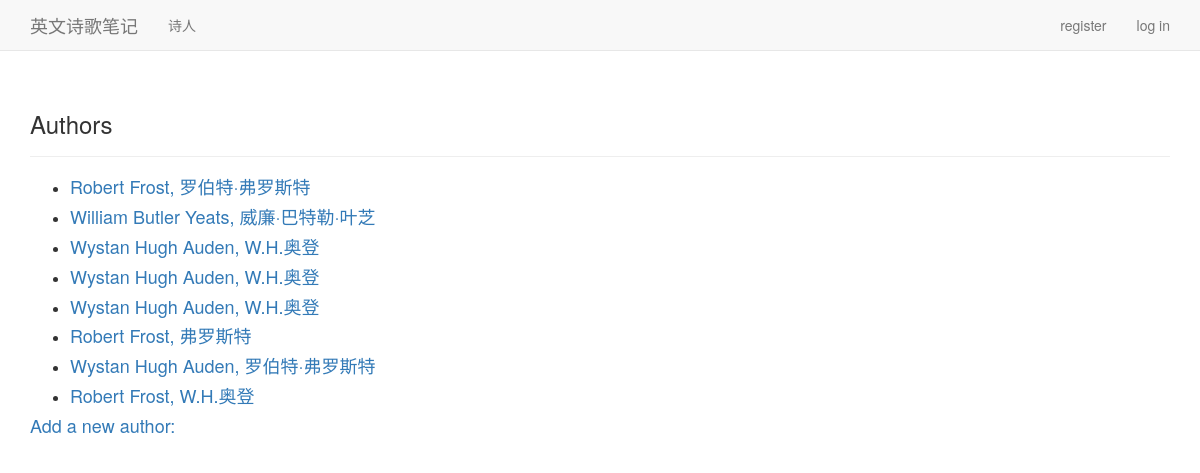
Screenshot of /authors/ with the database file from the repository.
### poems/models.py (models this page shows)
class Author(models.Model):
    name_en = models.CharField(max_length=100)
    name_zh = models.CharField(max_length=100)
    date_added = models.DateTimeField(auto_now_add=True)
    owner = models.ForeignKey(User, on_delete=models.PROTECT)
    def __str__(self):
        return self.name_en + ', ' + self.name_zh

### poems/views.py (the view)
# urls.py: path('authors/', views.authors, name='authors'),
def authors(request):
    authors = Author.objects.order_by('date_added')
    context = {'authors': authors}
    return render(request, 'poems/authors.html', context)

### poems/templates/poems/authors.html (shortened to what this page needs)
<!DOCTYPE html>
<html lang="en">
{% extends 'poems/base.html' %}
{% block header %}
  <h3>Authors</h3>
{% endblock header %}
{% block content %}
  <ul>
      {% for author in authors %}
        <li>
            <h4>
                <a href="/authors/{{ author.id }}/">{{ author }}</a>
            </h4>
        </li>
      {% empty %}
        <li>No authors have been added yet.</li>
      {% endfor %}
  </ul>
  <h4><a href="/new_author/">Add a new author:</a></h4>
{% endblock content %}

### rows the page displays
Author: name_en+name_zh "Robert Frost, 罗伯特·弗罗斯特"
Author: name_en+name_zh "William Butler Yeats, 威廉·巴特勒·叶芝"
Author: name_en+name_zh "Wystan Hugh Auden, W.H.奥登"
Author: name_en+name_zh "Wystan Hugh Auden, W.H.奥登"
Author: name_en+name_zh "Wystan Hugh Auden, W.H.奥登"
Author: name_en+name_zh "Robert Frost, 弗罗斯特"
Author: name_en+name_zh "Wystan Hugh Auden, 罗伯特·弗罗斯特"
Author: name_en+name_zh "Robert Frost, W.H.奥登"
